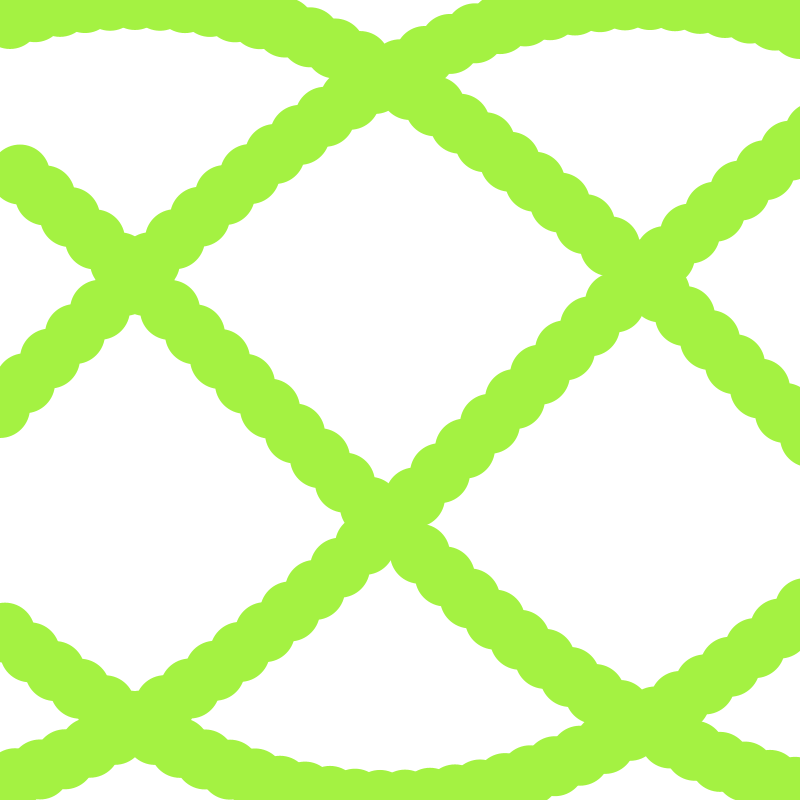
Frame 1 (no input)
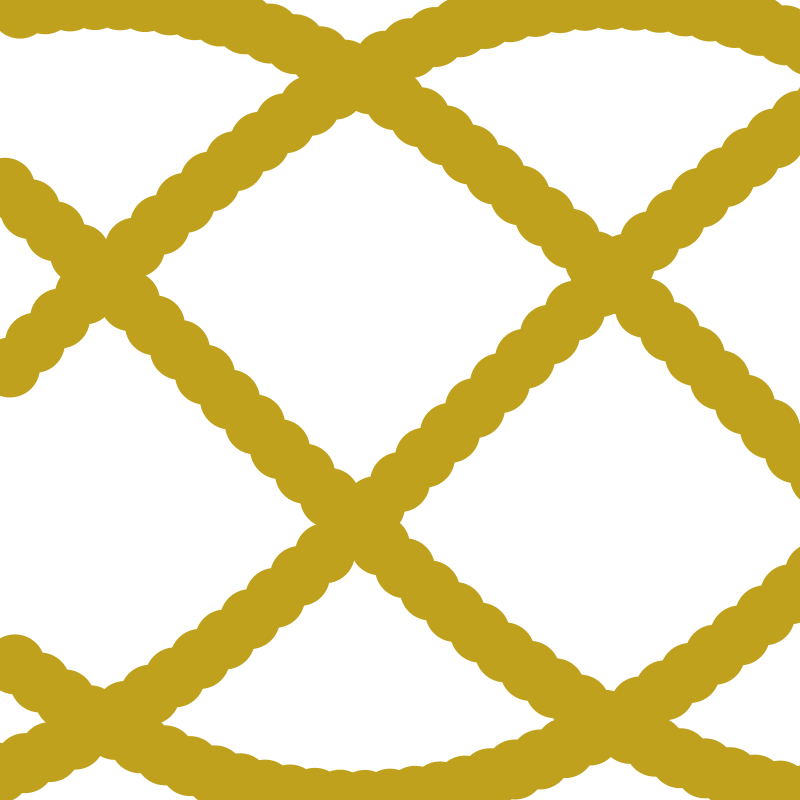
Frame 60 (the mouse pressed at the canvas centre just before this capture)
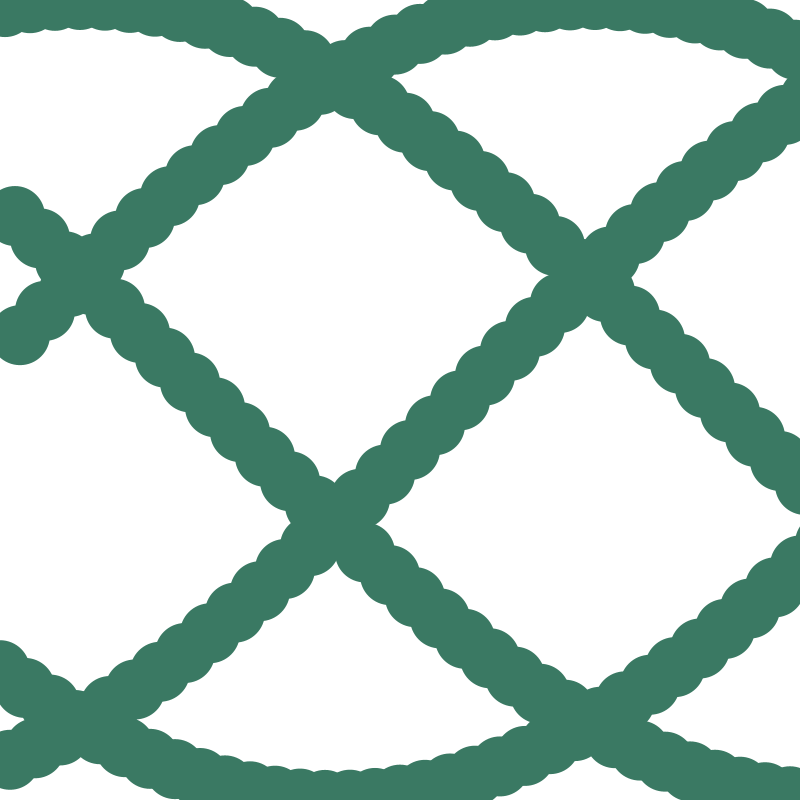
Frame 120 (the mouse held since frame 60 and released just before this capture)

The Processing sketch that drew these frames (run headless with seeded random() and noise(); from frame 60 on, the mouse is pressed at the canvas centre):

// Processing sketch: processing_132305
// ── processing_132305.pde

float theta = 0.0;
float colorR;
float colorG;
float colorB;

void setup() {
 size(800,800);
smooth();
}

void draw() {
 background(255);

theta += 0.02;

noStroke();
//fill(random(5), random(203), random(255));
 colorR = random(255); //declare eye colors
  colorG = random(255);
  colorB = random(255);
  fill(colorR, colorB, colorG);



float x = theta;

for (int i = 0; i <= 200; i++) {
 float y = sin(x)*height/2;

ellipse(i*5,y+height/2,60,60);

x += 40.2;
}

}
